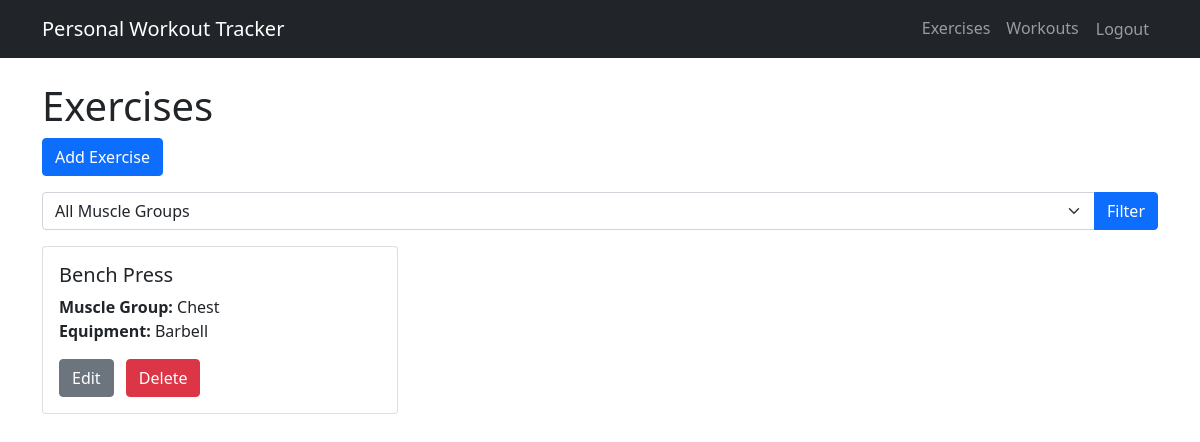
Page /project/exercises/ (signed in) on the earlier database version.
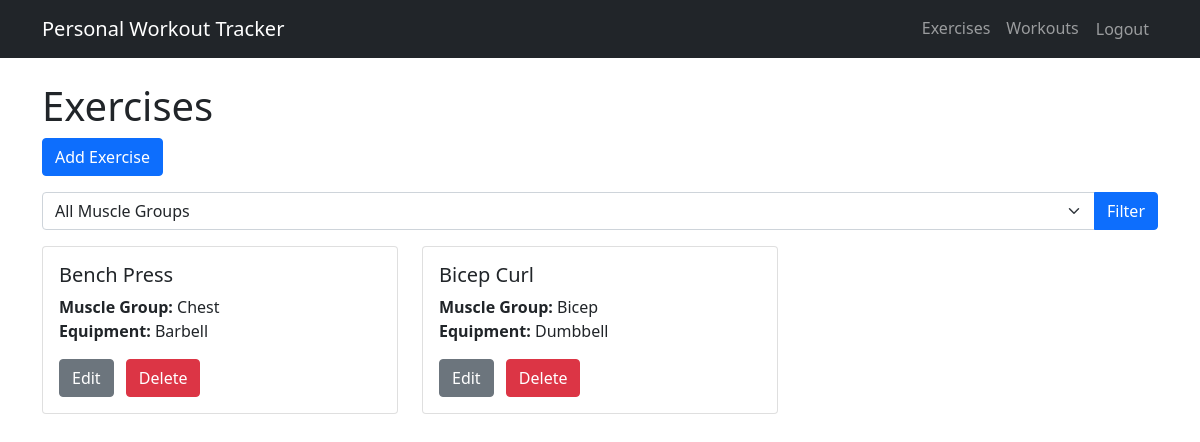
Same page on the later database version.
### project/models.py (models this page shows, shortened)
class Exercise(models.Model):
    name = models.CharField(max_length=100)  # Name of the exercise (e.g., "Bench Press", "Squats")
    muscle_group = models.CharField(max_length=50)  # Primary muscle group targeted (e.g., "Chest", "Legs")
    equipment = models.CharField(max_length=50)  # Equipment needed (e.g., "Dumbbell", "Barbell", "Bodyweight")
    user = models.ForeignKey(User, on_delete=models.CASCADE, null=True, blank=True)

### project/views.py (the view)
# urls.py: path('exercises/', views.ExerciseListView.as_view(), name='exercise_list'),
class ExerciseListView(LoginRequiredMixin, ListView):
    model = Exercise
    template_name = 'project/exercise_list.html'
    context_object_name = 'exercises'
    def get_queryset(self):
        queryset = Exercise.objects.filter(user=self.request.user)
        muscle_group = self.request.GET.get('muscle_group')
        if muscle_group:
            queryset = queryset.filter(muscle_group__icontains=muscle_group)
        return queryset
    def get_context_data(self, **kwargs):
        context = super().get_context_data(**kwargs)
        context['muscle_groups'] = Exercise.objects.filter(
            user=self.request.user
        ).values_list('muscle_group', flat=True).distinct()
        return context

### project/templates/project/exercise_list.html (shortened to what this page needs)
{% extends 'project/base.html' %}
{% block content %}
<h1>Exercises</h1>
<a href="{% url 'project:exercise_create' %}" class="btn btn-primary mb-3">Add Exercise</a>
<form method="get" class="mb-3">
    <div class="input-group">
        <select name="muscle_group" class="form-select">
            <option value="">All Muscle Groups</option>
        </select>
        <button type="submit" class="btn btn-primary">Filter</button>
    </div>
</form>
<div class="row">
    {% for exercise in exercises %}
    <div class="col-md-4 mb-4">
        <div class="card">
            <div class="card-body">
                <h5 class="card-title">{{ exercise.name }}</h5>
                <p class="card-text">
                    <strong>Muscle Group:</strong> {{ exercise.muscle_group }}<br>
                    <strong>Equipment:</strong> {{ exercise.equipment }}
                </p>
                <div>
                    <a href="{% url 'project:exercise_update' exercise.pk %}" class="btn btn-secondary me-2">Edit</a>
                    <a href="{% url 'project:exercise_delete' exercise.pk %}" class="btn btn-danger">Delete</a>
                </div>
            </div>
        </div>
    </div>
    {% empty %}
    <div class="col">
        <p>No exercises available.</p>
    </div>
    {% endfor %}
</div>
{% endblock %}

Differences in the rows shown:
added Exercise: name "Bicep Curl", muscle_group "Bicep", equipment "Dumbbell"
